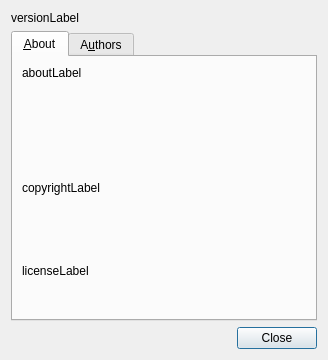
<?xml version="1.0" encoding="UTF-8"?>
<ui version="4.0">
 <class>DialogAbout</class>
 <widget class="QDialog" name="DialogAbout">
  <property name="geometry">
   <rect>
    <x>0</x>
    <y>0</y>
    <width>328</width>
    <height>360</height>
   </rect>
  </property>
  <property name="windowTitle">
   <string>About</string>
  </property>
  <layout class="QVBoxLayout" name="verticalLayout">
   <item>
    <widget class="QLabel" name="versionLabel">
     <property name="text">
      <string>versionLabel</string>
     </property>
    </widget>
   </item>
   <item>
    <widget class="QTabWidget" name="tabWidget">
     <property name="currentIndex">
      <number>0</number>
     </property>
     <widget class="QWidget" name="tab">
      <attribute name="title">
       <string>&amp;About</string>
      </attribute>
      <layout class="QVBoxLayout" name="verticalLayout_2">
       <item>
        <widget class="QLabel" name="aboutLabel">
         <property name="frameShape">
          <enum>QFrame::NoFrame</enum>
         </property>
         <property name="text">
          <string>aboutLabel</string>
         </property>
         <property name="alignment">
          <set>Qt::AlignLeading|Qt::AlignLeft|Qt::AlignTop</set>
         </property>
         <property name="margin">
          <number>20</number>
         </property>
        </widget>
       </item>
       <item>
        <widget class="QLabel" name="copyrightLabel">
         <property name="text">
          <string>copyrightLabel</string>
         </property>
         <property name="margin">
          <number>20</number>
         </property>
        </widget>
       </item>
       <item>
        <widget class="QLabel" name="licenseLabel">
         <property name="text">
          <string>licenseLabel</string>
         </property>
         <property name="margin">
          <number>20</number>
         </property>
         <property name="openExternalLinks">
          <bool>true</bool>
         </property>
         <property name="textInteractionFlags">
          <set>Qt::TextBrowserInteraction</set>
         </property>
        </widget>
       </item>
      </layout>
     </widget>
     <widget class="QWidget" name="tab_2">
      <attribute name="title">
       <string>A&amp;uthors</string>
      </attribute>
      <layout class="QVBoxLayout" name="verticalLayout_3">
       <item>
        <widget class="QLabel" name="authorLabel">
         <property name="text">
          <string>authorLabel</string>
         </property>
         <property name="alignment">
          <set>Qt::AlignLeading|Qt::AlignLeft|Qt::AlignTop</set>
         </property>
         <property name="margin">
          <number>20</number>
         </property>
        </widget>
       </item>
      </layout>
     </widget>
    </widget>
   </item>
   <item>
    <widget class="QDialogButtonBox" name="buttonBox">
     <property name="standardButtons">
      <set>QDialogButtonBox::Close</set>
     </property>
    </widget>
   </item>
  </layout>
 </widget>
 <resources/>
 <connections/>
</ui>
